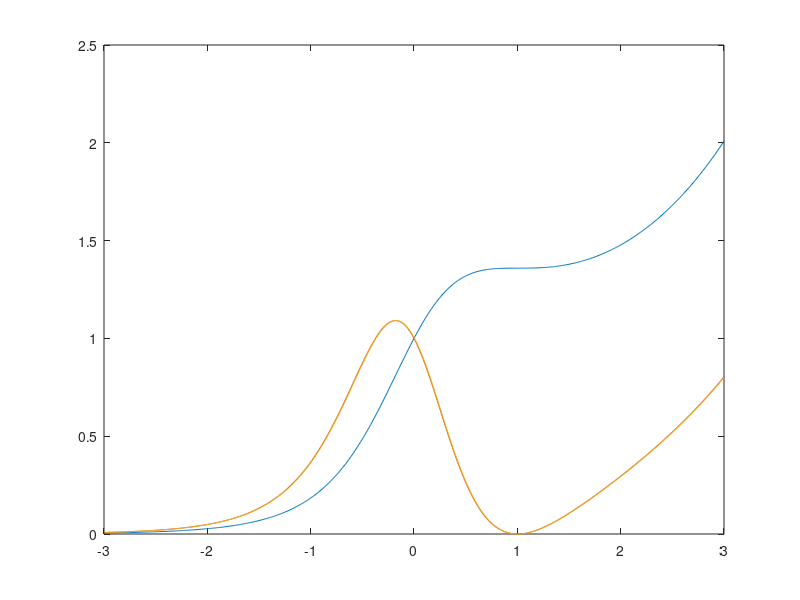

This figure's MATLAB source:
clear all; clc; clf;

f = @(x) exp(x)./(1+x.^2);
g = @(x) exp(x) .* ( ( (x-1)./(1+x.^2) ).^2 );

i = -3:0.01:3;

f_d = diff(f(i))./diff(i);

plot(i, f(i), i, g(i), i(2:end), f_d)